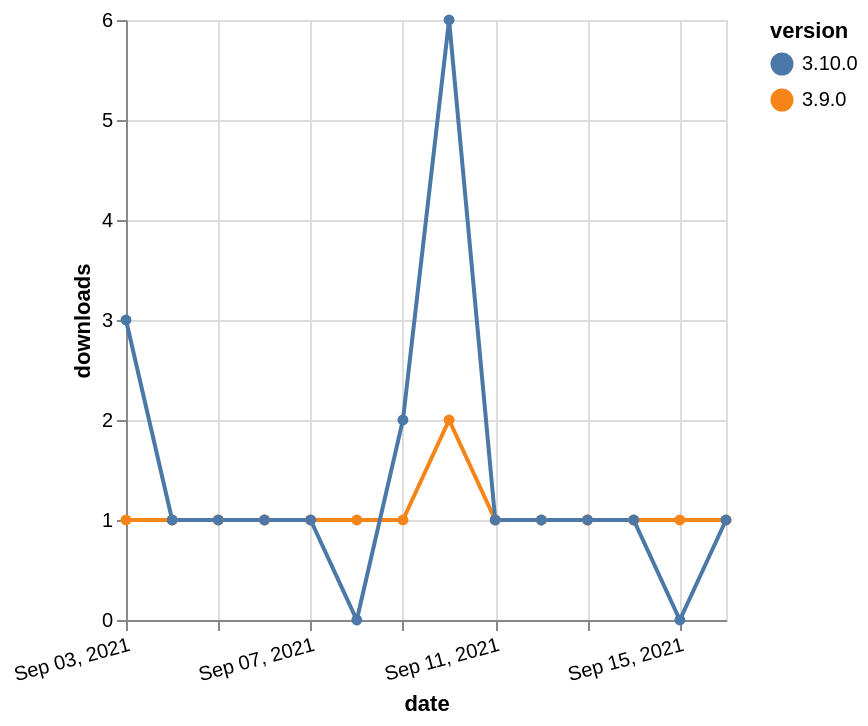

Here is the Vega-Lite specification saved for this chart:
### Vega-Lite specification from a JSON file in a GitHub repository (floating-point values rounded to 4 significant figures)
{"$schema": "https://vega.github.io/schema/vega-lite/v5.json", "description": "A simple bar chart with embedded data.", "data": {"values": [{"date": "2021-09-03", "total": 175, "delta": 1, "version": "3.9.0"}, {"date": "2021-09-04", "total": 176, "delta": 1, "version": "3.9.0"}, {"date": "2021-09-05", "total": 177, "delta": 1, "version": "3.9.0"}, {"date": "2021-09-06", "total": 178, "delta": 1, "version": "3.9.0"}, {"date": "2021-09-07", "total": 179, "delta": 1, "version": "3.9.0"}, {"date": "2021-09-08", "total": 180, "delta": 1, "version": "3.9.0"}, {"date": "2021-09-09", "total": 181, "delta": 1, "version": "3.9.0"}, {"date": "2021-09-10", "total": 183, "delta": 2, "version": "3.9.0"}, {"date": "2021-09-11", "total": 184, "delta": 1, "version": "3.9.0"}, {"date": "2021-09-12", "total": 185, "delta": 1, "version": "3.9.0"}, {"date": "2021-09-13", "total": 186, "delta": 1, "version": "3.9.0"}, {"date": "2021-09-14", "total": 187, "delta": 1, "version": "3.9.0"}, {"date": "2021-09-15", "total": 188, "delta": 1, "version": "3.9.0"}, {"date": "2021-09-16", "total": 189, "delta": 1, "version": "3.9.0"}, {"date": "2021-09-03", "total": 302, "delta": 3, "version": "3.10.0"}, {"date": "2021-09-04", "total": 303, "delta": 1, "version": "3.10.0"}, {"date": "2021-09-05", "total": 304, "delta": 1, "version": "3.10.0"}, {"date": "2021-09-06", "total": 305, "delta": 1, "version": "3.10.0"}, {"date": "2021-09-07", "total": 306, "delta": 1, "version": "3.10.0"}, {"date": "2021-09-08", "total": 306, "delta": 0, "version": "3.10.0"}, {"date": "2021-09-09", "total": 308, "delta": 2, "version": "3.10.0"}, {"date": "2021-09-10", "total": 314, "delta": 6, "version": "3.10.0"}, {"date": "2021-09-11", "total": 315, "delta": 1, "version": "3.10.0"}, {"date": "2021-09-12", "total": 316, "delta": 1, "version": "3.10.0"}, {"date": "2021-09-13", "total": 317, "delta": 1, "version": "3.10.0"}, {"date": "2021-09-14", "total": 318, "delta": 1, "version": "3.10.0"}, {"date": "2021-09-15", "total": 318, "delta": 0, "version": "3.10.0"}, {"date": "2021-09-16", "total": 319, "delta": 1, "version": "3.10.0"}]}, "width": "container", "mark": {"type": "line", "point": {"filled": true}}, "encoding": {"x": {"field": "date", "type": "temporal", "timeUnit": "yearmonthdate", "title": "date", "axis": {"labelAngle": -15}}, "y": {"field": "delta", "type": "quantitative", "title": "downloads"}, "color": {"field": "version", "type": "nominal"}, "tooltip": {"field": "delta"}}}
